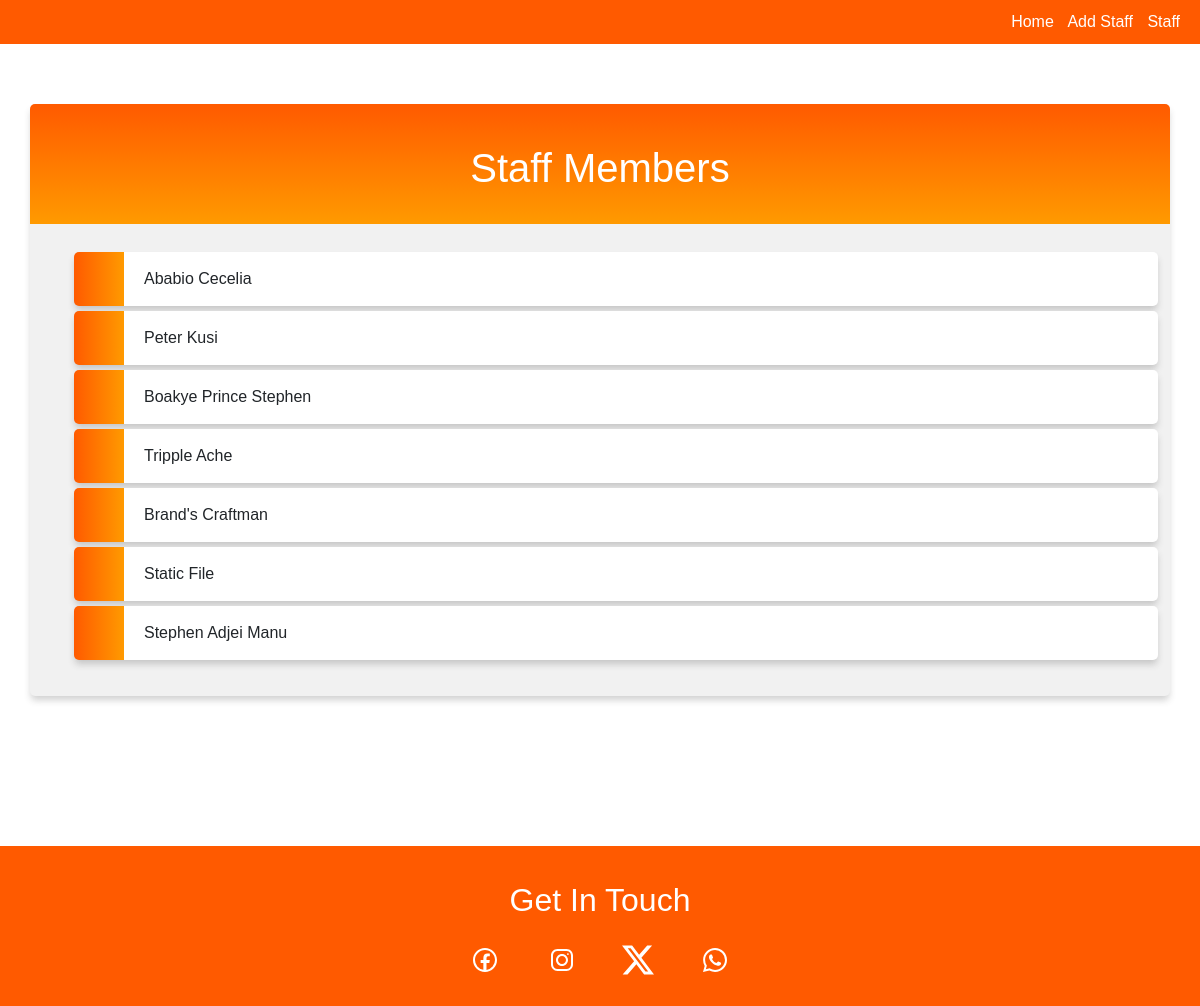
/staff/list/, run on the app's committed database.
### staff/models.py (models this page shows, shortened)
class Staff(models.Model):
    name = models.CharField(max_length=200)
    age = models.IntegerField()
    email = models.EmailField(max_length=50)
    role = models.CharField(max_length=100)
    nationality = models.CharField(default='Ghanaian', max_length=100)

### staff/views.py (the view)
# urls.py: path('list/', views.list_staff, name='staff-list')
def list_staff(request):
    staff = Staff.objects.values()
    context = {
        'staff': staff
    }
    return render(request, 'staff.html', context)

### staff/templates/staff.html (shortened to what this page needs)
{% extends "master-staff.html" %}
{% block content %}
<main class="container">
    <h1 class="player">Staff Members</h1>
    <ul>
        {% for member in staff %}
        <li>{{ member.name }}</li>
        {% endfor %}
    </ul>
</main>
{% endblock %}

### globalstyle/style.css (style rules this page uses)
* { padding: 0; border: 0; margin: 0; box-sizing: border-box; }
.container { background-color: #f1f1f1; background-image: linear-gradient(to bottom, #ff5a00, #ff9a00); background-size: 100% 120px; background-repeat: no-repeat; margin: 60px auto; width: 350px; border-radius: 5px; box-shadow: 0 5px 7px -1px rgba(51, 51, 51, 0.23); padding: 20px; }
.container h1 { text-align: center; color:#ffffff; margin:20px 0 60px 0; font-family: 'Big Shoulders Display', Arial, Helvetica, sans-serif; text-transform: capitalize; }
ul { list-style-type: none; padding: 0; margin: 0; }
li { font-family: Poppins, Arial, Helvetica, sans-serif; background-color: #ffffff; background-image: linear-gradient(to right, #ff5a00, #ff9a00); background-size: 50px 60px; background-repeat: no-repeat; cursor: pointer; transition: transform .20s; border-radius: 5px; box-shadow: 0 5px 7px -1px rgba(51, 51, 51, 0.23); padding: 15px; padding-left: 70px; margin-top: 5px; }

### data on the page
Staff: name "Ababio Cecelia"
Staff: name "Peter Kusi"
Staff: name "Boakye Prince Stephen"
Staff: name "Tripple Ache"
Staff: name "Brand's Craftman"
Staff: name "Static File"
Staff: name "Stephen Adjei Manu"
